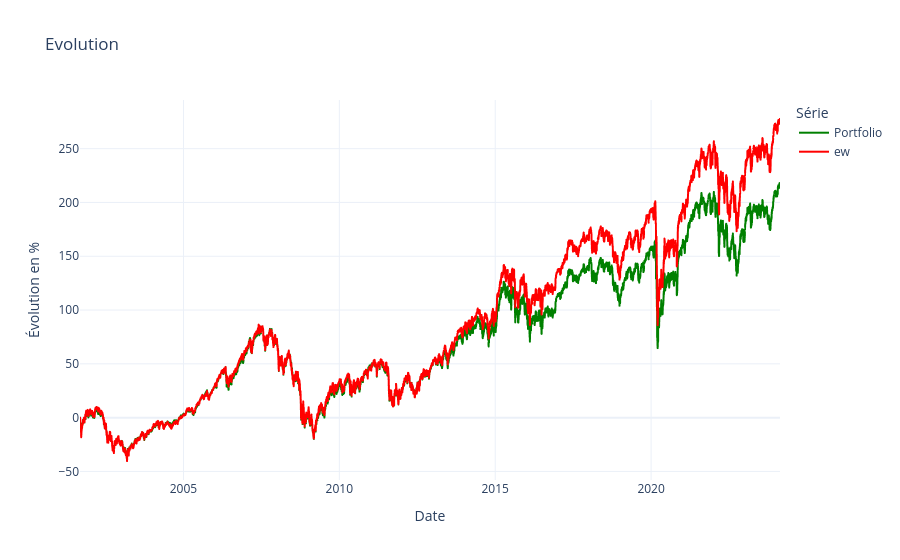

Source (notebook cell):
### Code cell
import pandas as pd

# 1. On force le format Date pour être sûr qu'ils match avec le même type
final["Date"] = pd.to_datetime(final["Date"])
a["Date"] = pd.to_datetime(a["Date"])

# 2. Le merge fonctionnera maintenant
final_merged = final.merge(a[['Date', 'ew']], on='Date', how='left')

# 3. Calcul des normes
money_norm = (final_merged["Money"] / 10000000 * 100) - 100
ew_norm = (final_merged["ew"] / final_merged["ew"].dropna().iloc[0] * 100) - 100

df_plot = pd.DataFrame({
    "Date": final_merged["Date"],
    "Portfolio": money_norm,
    "ew": ew_norm
}).melt(id_vars="Date", var_name="Série", value_name="Évolution en %")

# 4. Affichage
fix = px.line(
    df_plot,
    x="Date",
    y="Évolution en %",
    color="Série",
    color_discrete_map={"ew": "red", "Portfolio": "green"},
    title="Evolution",
    template="plotly_white"
)

fix.update_layout(hovermode="x unified")
fix.show()

### Figure 1 — Plotly figure (JSON) as saved in the notebook; plotly's stock layout.template omitted (floating-point values rounded to 4 significant figures; data arrays with more than 128 entries replaced by an {"elided": "..."} marker saying what was removed)
{"data": [{"hovertemplate": "Série=Portfolio<br>Date=%{x}<br>Évolution en %=%{y}<extra></extra>", "legendgroup": "Portfolio", "line": {"color": "green", "dash": "solid"}, "marker": {"symbol": "circle"}, "mode": "lines", "name": "Portfolio", "showlegend": true, "x": {"elided": "5857 str values"}, "xaxis": "x", "y": {"elided": "5857 float values"}, "yaxis": "y", "type": "scattergl"}, {"hovertemplate": "Série=ew<br>Date=%{x}<br>Évolution en %=%{y}<extra></extra>", "legendgroup": "ew", "line": {"color": "red", "dash": "solid"}, "marker": {"symbol": "circle"}, "mode": "lines", "name": "ew", "showlegend": true, "x": {"elided": "5857 str values"}, "xaxis": "x", "y": {"elided": "5857 float values"}, "yaxis": "y", "type": "scattergl"}], "layout": {"xaxis": {"anchor": "y", "domain": [0.0, 1.0], "title": {"text": "Date"}}, "yaxis": {"anchor": "x", "domain": [0.0, 1.0], "title": {"text": "Évolution en %"}}, "legend": {"title": {"text": "Série"}, "tracegroupgap": 0}, "title": {"text": "Evolution"}, "hovermode": "x unified"}}
